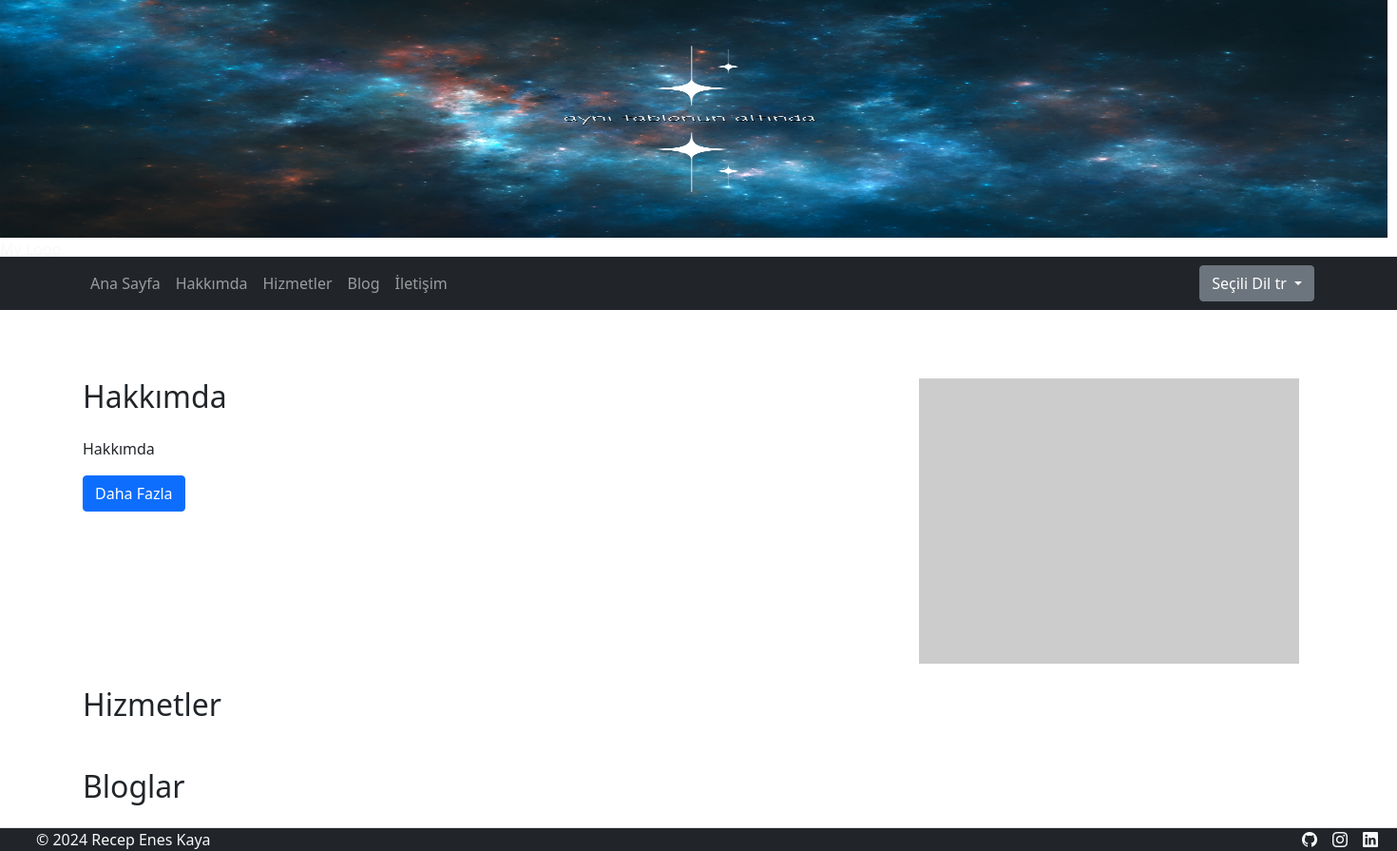
/tr/, run on an earlier commit of the app's database.
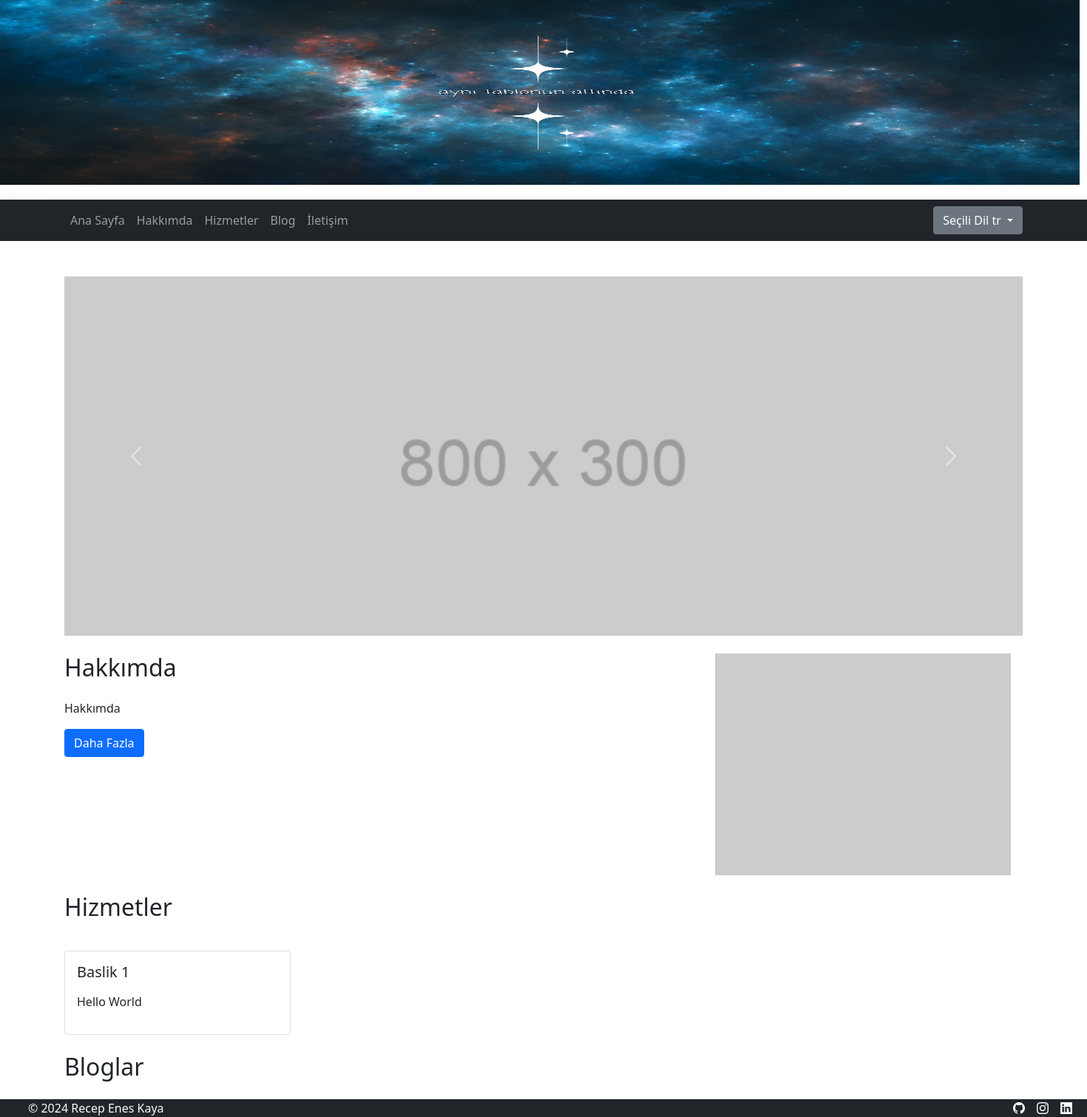
And on a later commit of the database.
### tcore/models.py (models this page shows, shortened)
class About(models.Model):
    title = models.CharField(max_length=200, verbose_name=_("Başlık"))
    content = RichTextField(verbose_name=_("İçerik"))

class Slider(models.Model):
    title = models.CharField(max_length=200, verbose_name=_("Başlık"))
    image = models.ImageField(upload_to='sliders', verbose_name=_("Resim"))

class Service(models.Model):
    title = models.CharField(max_length=200, verbose_name=_("Başlık"))
    content = RichTextField(verbose_name=_("İçerik"))
    slug = models.SlugField(max_length=200, blank=True, editable=False)

### tcore/views.py (the view)
# urls.py: path('', IndexView.as_view(), name='index'),
class IndexView(ListView):
    template_name = 'index.html'
    model = Slider
    def get_context_data(self, **kwargs):
        context = super().get_context_data(**kwargs)
        context['Sliders'] = Slider.objects.all()
        context['Abouts'] = About.objects.first()
        context['Services'] = Service.objects.all()
        context['Blogs'] = Blog.objects.all()
        return context

### tcore/context_processors.py (called while the page is built)
def SettingList(request):
    try:
        context = Setting.objects.get()
    except Setting.DoesNotExist:
        context = None
    return {'settings': context}

### tcore/templates/index.html (shortened to what this page needs)
{% extends 'base.html' %}
{% load static %}
{% load i18n %}
{% block content %}
    <div id="carouselExampleControls" class="carousel slide" data-bs-ride="carousel">
        <div class="carousel-inner">
            {% for slider in Sliders %}
            <div class="carousel-item {% if forloop.first %}active{% endif %}">
                <img src="media/{{ slider.image }}" class="d-block w-100" alt="{{ slider.title }}">
            </div>
            {% endfor %}
        </div>
        <button class="carousel-control-prev" type="button" data-bs-target="#carouselExampleControls" data-bs-slide="prev">
            <span class="carousel-control-prev-icon" aria-hidden="true"></span>
        </button>
        <button class="carousel-control-next" type="button" data-bs-target="#carouselExampleControls" data-bs-slide="next">
            <span class="carousel-control-next-icon" aria-hidden="true"></span>
        </button>
    </div>
    <div class="row mt-4 mb-4">
        <div class="col-md-8">
            <h2 class="mb-4">{{ Abouts.title }}</h2>
            <p>{{ Abouts.content|safe|truncatechars:800 }}</p>
            <a href="{% url 'about' %}" class="btn btn-primary">{% translate 'Daha Fazla' %}</a>
        </div>
        <div class="col-md-4">
            <img src="https://via.placeholder.com/400x300" alt="Hakkımızda Resmi" class="img-fluid">
        </div>
    </div>
<div class="row mt-4 mb-4">
    <h2 class="mb-4">{% translate 'Hizmetler' %}</h2>
    {% for service in Services %}
    <div class="col-md-3 mt-3">
        <div class="card">
            <div class="card-body">
                <h5 class="card-title">{{ service.title }}</h5>
                <p class="card-text">{{ service.content|safe }}</p>
            </div>
        </div>
    </div>
 {% endfor %}
</div>
<div class="row mt-4 mb-4">
    <h2 class="mb-4">{% translate 'Bloglar' %}</h2>
</div>
{% endblock %}

### templates/base.html (shortened to what this page needs)
{% load static %}
{% load i18n %}
{% get_current_language as CURRENT_LANGUAGE %}
{% get_available_languages as AVAILABLE_LANGUAGES %}
{% get_language_info_list for AVAILABLE_LANGUAGES as languages %}
<!DOCTYPE html>
<html lang="en">
<head>
    <link rel="stylesheet" href="{% static 'css/bootstrap.min.css' %}">
    <link rel="stylesheet" href="{% static 'css/bootstrap-icons.css' %}">
    <link rel="stylesheet" href="https://cdn.jsdelivr.net/npm/bootstrap-icons@1.3.0/font/bootstrap-icons.css">
</head>
<div>
    <img width="1460" height="250" src="{% static '../media/dimg/logo.png' %}" alt="logo" class="logo">
    <p class="text-light">My Logo</p>
</div>
<nav style="margin-top: -20px !important" class="navbar navbar-expand-lg navbar-dark bg-dark mt-1">
    <div class="container">
        <div class="collapse navbar-collapse justify-content-between" id="navbarNav">
            <ul class="navbar-nav">
                <li class="nav-item">
                    <a class="nav-link" href="{% url 'index' %}">{% translate 'Ana Sayfa' %}</a>
                </li>
                <li class="nav-item">
                    <a class="nav-link" href="{% url 'about' %}">{% translate 'Hakkımda' %}</a>
                </li>
                <li class="nav-item">
                    <a class="nav-link" href="{% url 'services' %}">{% translate 'Hizmetler' %}</a>
                </li>
                <li class="nav-item">
                    <a class="nav-link" href="{% url 'blog' %}">{% translate 'Blog' %}</a>
                </li>
                <li class="nav-item">
                    <a class="nav-link" href="{% url 'contact' %}">{% translate 'İletişim' %}</a>
                </li>
            </ul>
            <div class="d-flex">
                <div class="dropdown">
                    <button class="btn btn-secondary dropdown-toggle" type="button" id="languageDropdown" data-bs-toggle="dropdown" aria-expanded="false">
                        {% translate 'Seçili Dil' %} {{ CURRENT_LANGUAGE }}
                    </button>
                </div>
            </div>
        </div>
    </div>
</nav>
<body>
    <div class="container mt-5">
    {% block content %}{% endblock %}
    </div>
    <footer class="fixed-bottom d-flex flex-wrap justify-content-between align-items-center  border-top bg-dark">
        <div class="col-md-4 d-flex align-items-center ">
            <a href="/" class="mb-3 me-2 mb-md-0 text-body-secondary text-decoration-none lh-1">
                <svg class="bi" width="30" height="24">
                    <use href="#bootstrap"></use>
                </svg>
            </a>
            <span class="mb-3 mb-md-0 text-light">© 2024 Recep Enes Kaya </span>
        </div>
        <ul style="margin-right: 20px !important;" class="nav col-md-4 justify-content-end list-unstyled d-flex">
            <li class="ms-3"><a class="text-light" href="{{ settings.github_url }}"><i class="bi bi-github"></i></a></li>
            <li class="ms-3"><a class="text-light" href="{{ settings.instagram_url }}"><i class="bi bi-instagram"></i></a></li>
            <li class="ms-3"><a class="text-light" href="{{ settings.linkedin_url }}"><i class="bi bi-linkedin"></i></a></li>
        </ul>
    </footer>
</body>
</html>

What changed in the data, as far as the page shows it:
added Slider: image (picture)
added Service: title "Baslik 1", content "Hello World"
